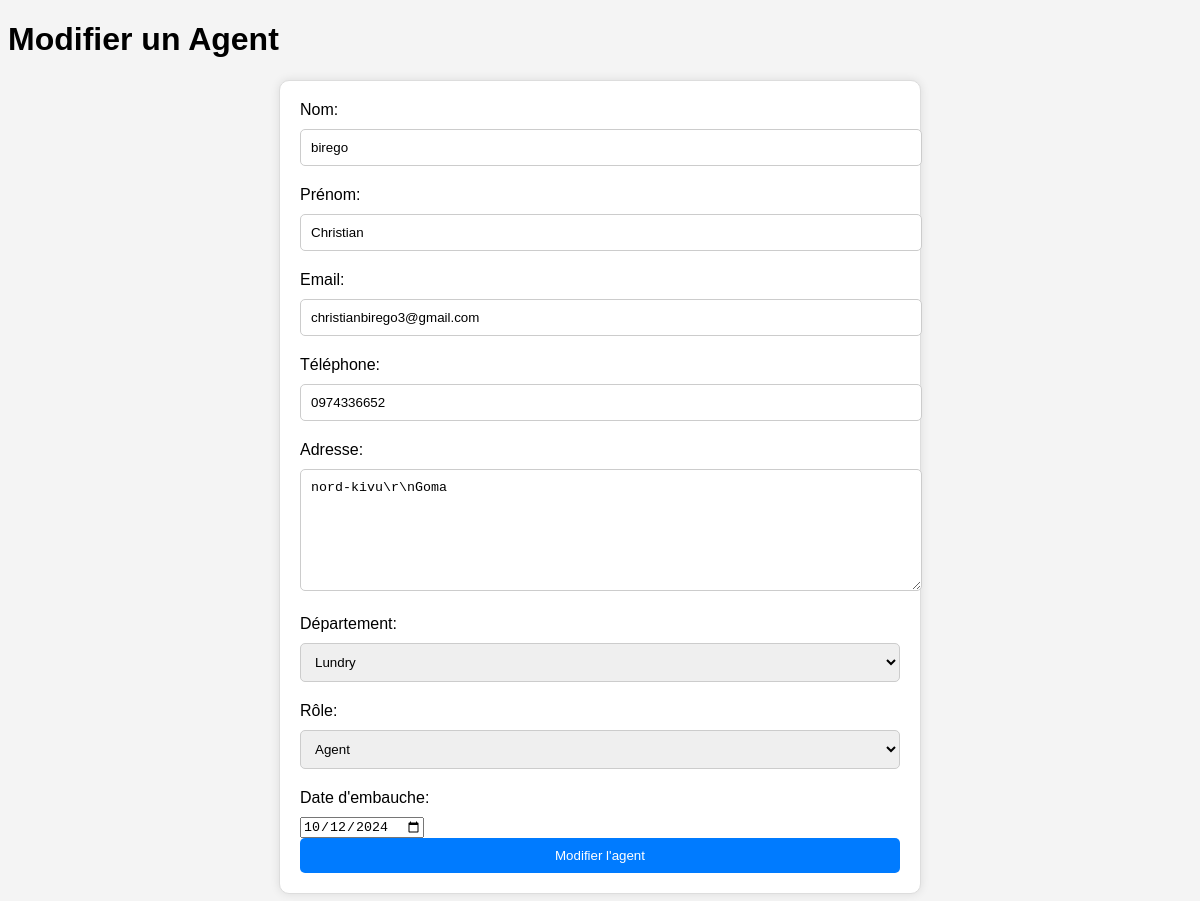
Screenshot of /utilisateur/gerant/modifier_agent.php?id=1 (signed in) with the database file from the repository.
### tables this page shows
CREATE TABLE `agents` (
  `id` int(11) NOT NULL,
  `nom` varchar(100) DEFAULT NULL,
  `prenom` varchar(100) DEFAULT NULL,
  `email` varchar(100) DEFAULT NULL,
  `telephone` varchar(20) DEFAULT NULL,
  `adresse` text DEFAULT NULL,
  `departement` varchar(50) DEFAULT NULL,
  `role` varchar(50) DEFAULT NULL,
  `date_embauche` date DEFAULT NULL,
  `created_at` timestamp NOT NULL DEFAULT current_timestamp(),
  `mot_de_passe` varchar(255) NOT NULL
);

### utilisateur/gerant/modifier_agent.php (the view, shortened to what this page needs)
<?php
require_once '../../dbconnexion.php';
$agent_id = $_GET['id'];
$sql = "SELECT * FROM agents WHERE id = ?";
$stmt = $conn->prepare($sql);
$stmt->bind_param("i", $agent_id);
$stmt->execute();
$result = $stmt->get_result();
$agent = $result->fetch_assoc();
?>
<!DOCTYPE html>
<html lang="fr">
<head>
</head>
<body>
    <h1>Modifier un Agent</h1>
    <form action="" method="post">
        <label for="nom">Nom:</label>
        <input type="text" id="nom" name="nom" value="<?php echo htmlspecialchars($agent['nom']); ?>" required><br>
        <label for="prenom">Prénom:</label>
        <input type="text" id="prenom" name="prenom" value="<?php echo htmlspecialchars($agent['prenom']); ?>" required><br>
        <label for="email">Email:</label>
        <input type="email" id="email" name="email" value="<?php echo htmlspecialchars($agent['email']); ?>" required><br>
        <label for="telephone">Téléphone:</label>
        <input type="tel" id="telephone" name="telephone" value="<?php echo htmlspecialchars($agent['telephone']); ?>" required><br>
        <label for="adresse">Adresse:</label>
        <textarea id="adresse" name="adresse" required><?php echo htmlspecialchars($agent['adresse']); ?></textarea><br>
        <label for="departement">Département:</label>
        <select id="departement" name="departement" required>
            <option value="lundry" <?php echo $agent['departement'] == 'lundry' ? 'selected' : ''; ?>>Lundry</option>
        </select><br>
        <label for="role">Rôle:</label>
        <select id="role" name="role" required>
            <option value="agent" <?php echo $agent['role'] == 'agent' ? 'selected' : ''; ?>>Agent</option>
        </select><br>
        <label for="date_embauche">Date d'embauche:</label>
        <input type="date" id="date_embauche" name="date_embauche" value="<?php echo htmlspecialchars($agent['date_embauche']); ?>" required><br>
        <button type="submit">Modifier l'agent</button>
    </form>
</body>
</html>

### utilisateur/gerant/modifier_agent.php (style rules this page uses)
body { font-family: Arial, sans-serif; background-color: #f4f4f4; }
form { max-width: 600px; margin: auto; padding: 20px; background-color: #fff; border: 1px solid #ddd; border-radius: 10px; box-shadow: 0 0 10px rgba(0, 0, 0, 0.1); }
label { display: block; margin-bottom: 10px; }
input[type="text"], input[type="email"], input[type="tel"], textarea, select { width: 100%; padding: 10px; margin-bottom: 20px; border: 1px solid #ccc; border-radius: 5px; }
textarea { height: 100px; }
select { padding: 10px; }
button[type="submit"] { width: 100%; padding: 10px; background-color: #007bff; color: #fff; border: none; border-radius: 5px; cursor: pointer; }

### rows the page displays
agents: nom "birego", prenom "Christian", email "christianbirego3@gmail.com", telephone "0974336652", adresse "nord-kivu\\r\\nGoma", departement "Lundry", role "Agent", date_embauche "10/12/2024"
